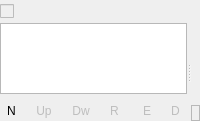
<?xml version="1.0" encoding="UTF-8"?>
<ui version="4.0">
 <class>EffectStack_UI</class>
 <widget class="QWidget" name="EffectStack_UI">
  <property name="geometry">
   <rect>
    <x>0</x>
    <y>0</y>
    <width>200</width>
    <height>121</height>
   </rect>
  </property>
  <property name="sizePolicy">
   <sizepolicy hsizetype="Preferred" vsizetype="Expanding">
    <horstretch>0</horstretch>
    <verstretch>0</verstretch>
   </sizepolicy>
  </property>
  <layout class="QGridLayout" name="gridLayout">
   <property name="verticalSpacing">
    <number>0</number>
   </property>
   <property name="margin">
    <number>0</number>
   </property>
   <item row="0" column="0">
    <layout class="QHBoxLayout" name="horizontalLayout_2">
     <item>
      <widget class="QCheckBox" name="checkAll">
       <property name="enabled">
        <bool>false</bool>
       </property>
       <property name="sizePolicy">
        <sizepolicy hsizetype="MinimumExpanding" vsizetype="Fixed">
         <horstretch>0</horstretch>
         <verstretch>0</verstretch>
        </sizepolicy>
       </property>
       <property name="text">
        <string notr="true"/>
       </property>
       <property name="checkable">
        <bool>true</bool>
       </property>
       <property name="tristate">
        <bool>false</bool>
       </property>
      </widget>
     </item>
     <item>
      <widget class="QToolButton" name="buttonShowComments">
       <property name="text">
        <string/>
       </property>
       <property name="checkable">
        <bool>true</bool>
       </property>
       <property name="autoRaise">
        <bool>true</bool>
       </property>
      </widget>
     </item>
    </layout>
   </item>
   <item row="1" column="0">
    <widget class="QSplitter" name="splitter">
     <property name="orientation">
      <enum>Qt::Horizontal</enum>
     </property>
     <widget class="QWidget" name="layoutWidget">
      <layout class="QVBoxLayout" name="verticalLayout">
       <item>
        <widget class="KListWidget" name="effectlist">
         <property name="dragDropMode">
          <enum>QAbstractItemView::InternalMove</enum>
         </property>
         <property name="alternatingRowColors">
          <bool>true</bool>
         </property>
         <property name="movement">
          <enum>QListView::Free</enum>
         </property>
        </widget>
       </item>
       <item>
        <layout class="QHBoxLayout" name="horizontalLayout">
         <item>
          <widget class="QToolButton" name="buttonNew">
           <property name="text">
            <string notr="true">N</string>
           </property>
           <property name="popupMode">
            <enum>QToolButton::InstantPopup</enum>
           </property>
           <property name="autoRaise">
            <bool>true</bool>
           </property>
          </widget>
         </item>
         <item>
          <widget class="QToolButton" name="buttonUp">
           <property name="enabled">
            <bool>false</bool>
           </property>
           <property name="text">
            <string notr="true">Up</string>
           </property>
           <property name="autoRaise">
            <bool>true</bool>
           </property>
          </widget>
         </item>
         <item>
          <widget class="QToolButton" name="buttonDown">
           <property name="enabled">
            <bool>false</bool>
           </property>
           <property name="text">
            <string notr="true">Dw</string>
           </property>
           <property name="autoRaise">
            <bool>true</bool>
           </property>
          </widget>
         </item>
         <item>
          <widget class="QToolButton" name="buttonReset">
           <property name="enabled">
            <bool>false</bool>
           </property>
           <property name="text">
            <string notr="true">R</string>
           </property>
           <property name="autoRaise">
            <bool>true</bool>
           </property>
          </widget>
         </item>
         <item>
          <spacer>
           <property name="orientation">
            <enum>Qt::Horizontal</enum>
           </property>
           <property name="sizeType">
            <enum>QSizePolicy::Expanding</enum>
           </property>
           <property name="sizeHint" stdset="0">
            <size>
             <width>40</width>
             <height>20</height>
            </size>
           </property>
          </spacer>
         </item>
         <item>
          <widget class="QToolButton" name="buttonSave">
           <property name="enabled">
            <bool>false</bool>
           </property>
           <property name="text">
            <string notr="true">E</string>
           </property>
           <property name="autoRaise">
            <bool>true</bool>
           </property>
          </widget>
         </item>
         <item>
          <widget class="QToolButton" name="buttonDel">
           <property name="enabled">
            <bool>false</bool>
           </property>
           <property name="text">
            <string notr="true">D</string>
           </property>
           <property name="autoRaise">
            <bool>true</bool>
           </property>
          </widget>
         </item>
        </layout>
       </item>
      </layout>
     </widget>
     <widget class="QWidget" name="layoutWidget1">
      <layout class="QVBoxLayout" name="layoutEdit">
       <item>
        <widget class="QFrame" name="frame">
         <property name="sizePolicy">
          <sizepolicy hsizetype="MinimumExpanding" vsizetype="MinimumExpanding">
           <horstretch>0</horstretch>
           <verstretch>0</verstretch>
          </sizepolicy>
         </property>
        </widget>
       </item>
       <item>
        <widget class="QLabel" name="labelComment">
         <property name="sizePolicy">
          <sizepolicy hsizetype="MinimumExpanding" vsizetype="Preferred">
           <horstretch>0</horstretch>
           <verstretch>0</verstretch>
          </sizepolicy>
         </property>
         <property name="frameShape">
          <enum>QFrame::StyledPanel</enum>
         </property>
         <property name="frameShadow">
          <enum>QFrame::Raised</enum>
         </property>
         <property name="text">
          <string/>
         </property>
         <property name="textFormat">
          <enum>Qt::RichText</enum>
         </property>
         <property name="alignment">
          <set>Qt::AlignLeading|Qt::AlignLeft|Qt::AlignTop</set>
         </property>
         <property name="wordWrap">
          <bool>true</bool>
         </property>
        </widget>
       </item>
      </layout>
     </widget>
    </widget>
   </item>
  </layout>
 </widget>
 <customwidgets>
  <customwidget>
   <class>KListWidget</class>
   <extends>QListWidget</extends>
   <header>klistwidget.h</header>
  </customwidget>
 </customwidgets>
 <resources/>
 <connections/>
</ui>
